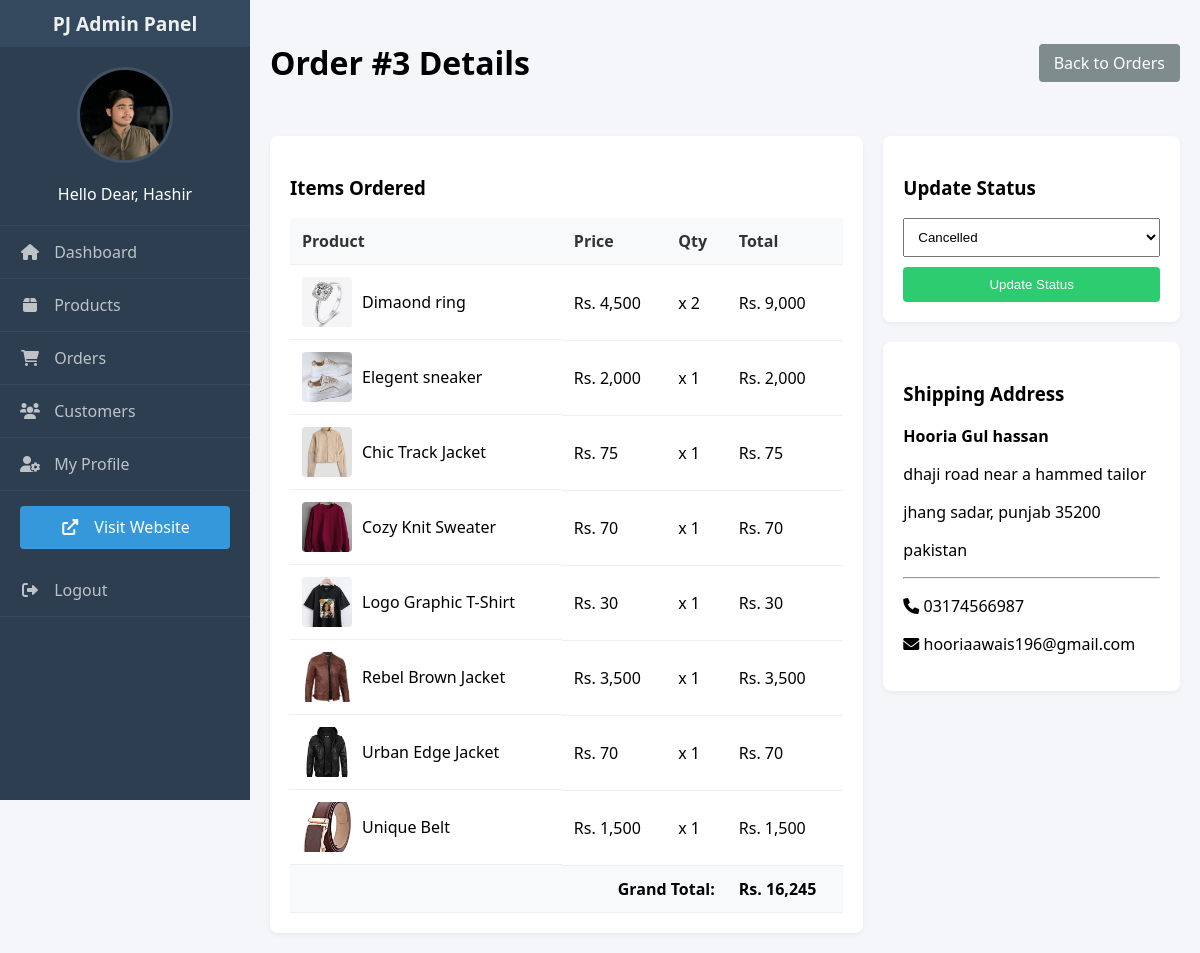
The page /admin/order_details.php?id=3 (signed in) on the database its author committed.
### tables this page shows
CREATE TABLE `orders` (
  `order_id` int(11) NOT NULL,
  `user_id` int(11) NOT NULL,
  `order_date` timestamp NOT NULL DEFAULT current_timestamp(),
  `total_amount` decimal(10,2) NOT NULL,
  `shipping_address_id` int(11) NOT NULL,
  `payment_method` varchar(50) NOT NULL,
  `order_status` varchar(50) DEFAULT 'Pending'
);

CREATE TABLE `order_items` (
  `order_item_id` int(11) NOT NULL,
  `order_id` int(11) NOT NULL,
  `product_id` int(11) NOT NULL,
  `quantity` int(11) NOT NULL,
  `price_at_purchase` decimal(10,2) NOT NULL
);

CREATE TABLE `products` (
  `product_id` int(11) NOT NULL,
  `name` varchar(255) NOT NULL,
  `description` text NOT NULL,
  `price` varchar(200) NOT NULL,
  `old_price` decimal(10,2) DEFAULT NULL,
  `category_id` int(11) DEFAULT NULL,
  `image_url` varchar(255) DEFAULT 'default.jpg',
  `stock_quantity` int(11) NOT NULL DEFAULT 10,
  `created_at` timestamp NOT NULL DEFAULT current_timestamp()
);

CREATE TABLE `addresses` (
  `address_id` int(11) NOT NULL,
  `user_id` int(11) NOT NULL,
  `full_name` varchar(100) NOT NULL,
  `address_line1` varchar(255) NOT NULL,
  `address_line2` varchar(255) DEFAULT NULL,
  `city` varchar(100) NOT NULL,
  `state` varchar(100) NOT NULL,
  `postal_code` varchar(20) NOT NULL,
  `country` varchar(50) NOT NULL,
  `phone` varchar(20) NOT NULL,
  `is_default` tinyint(1) DEFAULT 0
);

CREATE TABLE `users` (
  `user_id` int(11) NOT NULL,
  `name` varchar(100) NOT NULL,
  `email` varchar(100) NOT NULL,
  `password_hash` varchar(255) NOT NULL,
  `created_at` timestamp NOT NULL DEFAULT current_timestamp()
);

### admin/order_details.php (the view, shortened to what this page needs)
<?php
include 'includes/header.php';
$order_id = (int)$_GET['id'];
$sql = "SELECT o.*, u.email, a.full_name, a.phone, a.address_line1, a.address_line2, a.city, a.state, a.postal_code, a.country
        FROM orders o
        JOIN users u ON o.user_id = u.user_id
        JOIN addresses a ON o.shipping_address_id = a.address_id
        WHERE o.order_id = ?";
$stmt = $conn->prepare($sql);
$stmt->bind_param("i", $order_id);
$stmt->execute();
$order = $stmt->get_result()->fetch_assoc();
$sql_items = "SELECT oi.*, p.name, p.image_url
              FROM order_items oi
              JOIN products p ON oi.product_id = p.product_id
              WHERE oi.order_id = ?";
$stmt_items = $conn->prepare($sql_items);
$stmt_items->bind_param("i", $order_id);
$stmt_items->execute();
$items = $stmt_items->get_result();
?>
<div class="header-bar">
    <h1>Order #<?php echo $order['order_id']; ?> Details</h1>
    <a href="orders.php" class="btn-action" style="background:#7f8c8d; text-decoration:none; color:white; padding:8px 15px; border-radius:4px;">Back to Orders</a>
</div>
<div style="display: grid; grid-template-columns: 2fr 1fr; gap: 20px;">
    <div class="table-container">
        <h3>Items Ordered</h3>
        <table>
            <thead>
                <tr>
                    <th>Product</th>
                    <th>Price</th>
                    <th>Qty</th>
                    <th>Total</th>
                </tr>
            </thead>
            <tbody>
                <?php while($item = $items->fetch_assoc()): ?>
                <tr>
                    <td style="display:flex; align-items:center; gap:10px;">
                        <img src="../<?php echo $item['image_url']; ?>" style="width:50px; height:50px; object-fit:cover; border-radius:4px;">
                        <?php echo htmlspecialchars($item['name']); ?>
                    </td>
                    <td>Rs. <?php echo number_format($item['price_at_purchase']); ?></td>
                    <td>x <?php echo $item['quantity']; ?></td>
                    <td>Rs. <?php echo number_format($item['price_at_purchase'] * $item['quantity']); ?></td>
                </tr>
                <?php endwhile; ?>
                <tr style="font-weight:bold; background:#f8f9fa;">
                    <td colspan="3" style="text-align:right;">Grand Total:</td>
                    <td>Rs. <?php echo number_format($order['total_amount']); ?></td>
                </tr>
            </tbody>
        </table>
    </div>
    <div style="display:flex; flex-direction:column; gap:20px;">
        <div class="card" style="display:block;">
            <h3>Update Status</h3>
            <form action="" method="POST" style="margin-top:10px;">
                <select name="order_status" style="width:100%; padding:10px; margin-bottom:10px;">
                    <option value="Cancelled" <?php if($order['order_status']=='Cancelled') echo 'selected'; ?>>Cancelled</option>
                </select>
                <button type="submit" name="update_status" style="width:100%; padding:10px; background:#2ecc71; color:white; border:none; border-radius:4px; cursor:pointer;">Update Status</button>
            </form>
        </div>
        <div class="card" style="display:block;">
            <h3>Shipping Address</h3>
            <p><strong><?php echo htmlspecialchars($order['full_name']); ?></strong></p>
            <p><?php echo htmlspecialchars($order['address_line1']); ?></p>
            <p><?php echo htmlspecialchars($order['city'] . ", " . $order['state'] . " " . $order['postal_code']); ?></p>
            <p><?php echo htmlspecialchars($order['country']); ?></p>
            <hr>
            <p><i class="fas fa-phone"></i> <?php echo htmlspecialchars($order['phone']); ?></p>
            <p><i class="fas fa-envelope"></i> <?php echo htmlspecialchars($order['email']); ?></p>
        </div>
    </div>
</div>
<?php include 'includes/footer.php'; ?>

### admin/includes/header.php (shortened to what this page needs)
<?php
require_once '../config/db.php';
$current_admin_id = $_SESSION['admin_id'];
$stmt = $conn->prepare("SELECT username, profile_image FROM administrators WHERE admin_id = ?");
$stmt->bind_param("i", $current_admin_id);
$stmt->execute();
$current_admin = $stmt->get_result()->fetch_assoc();
?>
<!DOCTYPE html>
<html lang="en">
<head>
    <link rel="stylesheet" href="https://cdnjs.cloudflare.com/ajax/libs/font-awesome/6.0.0/css/all.min.css">
</head>
<body>
<div class="sidebar">
    <div class="sidebar-header">
        PJ Admin Panel
    </div>
    <div style="text-align:center; padding:20px 0; border-bottom:1px solid rgba(255,255,255,0.05);">
        <?php if (!empty($current_admin['profile_image'])): ?>
            <img src="../<?php echo htmlspecialchars($current_admin['profile_image']); ?>"
                 style="width: 90px; height: 90px; border-radius: 50%; object-fit: cover; margin-bottom: 10px; border: 3px solid rgba(255,255,255,0.1);">
        <?php else: ?>
            <i class="fas fa-user-circle" style="font-size:4rem; color:#bdc3c7; margin-bottom: 10px;"></i>
        <?php endif; ?>
        <p style="margin:5px 0 0; color:white; font-weight:500;">
            Hello Dear, <?php echo htmlspecialchars($current_admin['username']); ?>
        </p>
    </div>
    <ul class="sidebar-menu">
        <li><a href="index.php"><i class="fas fa-home"></i> Dashboard</a></li>
        <li><a href="products.php"><i class="fas fa-box"></i> Products</a></li>
        <li><a href="orders.php"><i class="fas fa-shopping-cart"></i> Orders</a></li>
        <li><a href="customers.php"><i class="fas fa-users"></i> Customers</a></li>
        <li><a href="profile.php"><i class="fas fa-user-cog"></i> My Profile</a></li>
        <li>
            <a href="../index.php" target="_blank" style="background:var(--accent); color:white; margin:15px 20px; text-align:center; border-radius:4px; padding:10px;">
                <i class="fas fa-external-link-alt"></i> Visit Website
            </a>
        </li>
        <li><a href="logout.php"><i class="fas fa-sign-out-alt"></i> Logout</a></li>
    </ul>
</div>
<div class="main-content">

### admin/includes/header.php (style rules this page uses)
:root { --primary: #2c3e50; --secondary: #34495e; --accent: #3498db; --text: #ecf0f1; }
body { font-family: 'Segoe UI', sans-serif; margin: 0; display: flex; background: #f4f6f9; min-height: 100vh; }
.sidebar { width: 250px; background: var(--primary); color: var(--text); height: 100vh; position: fixed; top: 0; left: 0; display: flex; flex-direction: column; }
.sidebar-header { padding: 10px; text-align: center; background: var(--secondary); font-weight: bold; font-size: 1.2rem; }
.sidebar-menu { list-style: none; padding: 0; margin: 0; flex-grow: 1; }
.sidebar-menu li a { display: block; padding: 15px 20px; color: #bdc3c7; text-decoration: none; border-bottom: 1px solid rgba(255,255,255,0.05); }
.sidebar-menu i { margin-right: 10px; width: 20px; text-align: center; }
.main-content { margin-left: 250px; padding: 20px; width: 100%; }
.header-bar { display: flex; justify-content: space-between; align-items: center; margin-bottom: 30px; }
.card { background: white; padding: 20px; border-radius: 8px; box-shadow: 0 2px 5px rgba(0,0,0,0.05); display: flex; justify-content: space-between; align-items: center; }
.table-container { background: white; padding: 20px; border-radius: 8px; box-shadow: 0 2px 5px rgba(0,0,0,0.05); overflow-x: auto; }
table { width: 100%; border-collapse: collapse; margin-top: 10px; }
th, td { padding: 12px; text-align: left; border-bottom: 1px solid #eee; }
th { background: #f8f9fa; color: #333; font-weight: 600; }

### rows shown on the page
orders: order_id "3", total_amount "16,245", order_status "Cancelled", shipping_address.full_name "Hooria Gul hassan", shipping_address.address_line1 "dhaji road near a hammed tailor", shipping_address.postal_code "jhang sadar, punjab 35200", shipping_address.country "pakistan", shipping_address.phone "03174566987", user.email "hooriaawais196@gmail.com"
order_items: product.image_url (picture), product.name "Dimaond ring", price_at_purchase "4,500", quantity "2", $item['price_at_purchase'] * $item['quantity'] "9,000"
order_items: product.image_url (picture), product.name "Elegent sneaker", price_at_purchase "2,000", quantity "1", $item['price_at_purchase'] * $item['quantity'] "2,000"
order_items: product.image_url (picture), product.name "Chic Track Jacket", price_at_purchase "75", quantity "1", $item['price_at_purchase'] * $item['quantity'] "75"
order_items: product.image_url (picture), product.name "Cozy Knit Sweater", price_at_purchase "70", quantity "1", $item['price_at_purchase'] * $item['quantity'] "70"
order_items: product.image_url (picture), product.name "Logo Graphic T-Shirt", price_at_purchase "30", quantity "1", $item['price_at_purchase'] * $item['quantity'] "30"
order_items: product.image_url (picture), product.name "Rebel Brown Jacket", price_at_purchase "3,500", quantity "1", $item['price_at_purchase'] * $item['quantity'] "3,500"
order_items: product.image_url (picture), product.name "Urban Edge Jacket", price_at_purchase "70", quantity "1", $item['price_at_purchase'] * $item['quantity'] "70"
order_items: product.image_url (picture), product.name "Unique Belt", price_at_purchase "1,500", quantity "1", $item['price_at_purchase'] * $item['quantity'] "1,500"

### other values the page prints
$current_admin['username'] "Hashir"
